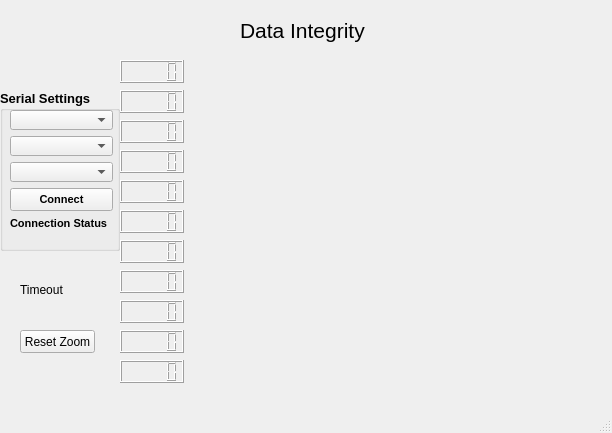
<?xml version="1.0" encoding="UTF-8"?>
<ui version="4.0">
 <class>MainWindow</class>
 <widget class="QMainWindow" name="MainWindow">
  <property name="geometry">
   <rect>
    <x>0</x>
    <y>0</y>
    <width>612</width>
    <height>433</height>
   </rect>
  </property>
  <property name="windowTitle">
   <string>MainWindow</string>
  </property>
  <widget class="QWidget" name="centralwidget">
   <widget class="QLabel" name="label">
    <property name="geometry">
     <rect>
      <x>240</x>
      <y>10</y>
      <width>131</width>
      <height>41</height>
     </rect>
    </property>
    <property name="font">
     <font>
      <pointsize>16</pointsize>
     </font>
    </property>
    <property name="text">
     <string>Data Integrity</string>
    </property>
   </widget>
   <widget class="QGroupBox" name="groupBox">
    <property name="geometry">
     <rect>
      <x>0</x>
      <y>90</y>
      <width>120</width>
      <height>161</height>
     </rect>
    </property>
    <property name="font">
     <font>
      <pointsize>10</pointsize>
      <weight>75</weight>
      <bold>true</bold>
     </font>
    </property>
    <property name="title">
     <string>Serial Settings</string>
    </property>
    <widget class="QLabel" name="labelStatus">
     <property name="geometry">
      <rect>
       <x>10</x>
       <y>127</y>
       <width>103</width>
       <height>13</height>
      </rect>
     </property>
     <property name="font">
      <font>
       <pointsize>8</pointsize>
       <weight>75</weight>
       <bold>true</bold>
      </font>
     </property>
     <property name="text">
      <string>Connection Status</string>
     </property>
    </widget>
    <widget class="QPushButton" name="btnConnect">
     <property name="geometry">
      <rect>
       <x>10</x>
       <y>98</y>
       <width>103</width>
       <height>23</height>
      </rect>
     </property>
     <property name="font">
      <font>
       <pointsize>8</pointsize>
       <weight>75</weight>
       <bold>true</bold>
      </font>
     </property>
     <property name="text">
      <string>Connect</string>
     </property>
    </widget>
    <widget class="QComboBox" name="comboParity">
     <property name="geometry">
      <rect>
       <x>10</x>
       <y>72</y>
       <width>103</width>
       <height>20</height>
      </rect>
     </property>
    </widget>
    <widget class="QComboBox" name="comboBaud">
     <property name="geometry">
      <rect>
       <x>10</x>
       <y>46</y>
       <width>103</width>
       <height>20</height>
      </rect>
     </property>
    </widget>
    <widget class="QComboBox" name="comboPort">
     <property name="geometry">
      <rect>
       <x>10</x>
       <y>20</y>
       <width>103</width>
       <height>20</height>
      </rect>
     </property>
    </widget>
   </widget>
   <widget class="QLCDNumber" name="lcdData0">
    <property name="geometry">
     <rect>
      <x>120</x>
      <y>60</y>
      <width>64</width>
      <height>23</height>
     </rect>
    </property>
   </widget>
   <widget class="QLCDNumber" name="lcdData1">
    <property name="geometry">
     <rect>
      <x>120</x>
      <y>90</y>
      <width>64</width>
      <height>23</height>
     </rect>
    </property>
   </widget>
   <widget class="QLCDNumber" name="lcdData2">
    <property name="geometry">
     <rect>
      <x>120</x>
      <y>120</y>
      <width>64</width>
      <height>23</height>
     </rect>
    </property>
   </widget>
   <widget class="QLCDNumber" name="lcdData3">
    <property name="geometry">
     <rect>
      <x>120</x>
      <y>150</y>
      <width>64</width>
      <height>23</height>
     </rect>
    </property>
   </widget>
   <widget class="QLCDNumber" name="lcdData4">
    <property name="geometry">
     <rect>
      <x>120</x>
      <y>180</y>
      <width>64</width>
      <height>23</height>
     </rect>
    </property>
   </widget>
   <widget class="QLCDNumber" name="lcdData5">
    <property name="geometry">
     <rect>
      <x>120</x>
      <y>210</y>
      <width>64</width>
      <height>23</height>
     </rect>
    </property>
   </widget>
   <widget class="QLCDNumber" name="lcdData6">
    <property name="geometry">
     <rect>
      <x>120</x>
      <y>240</y>
      <width>64</width>
      <height>23</height>
     </rect>
    </property>
   </widget>
   <widget class="QLCDNumber" name="lcdData7">
    <property name="geometry">
     <rect>
      <x>120</x>
      <y>270</y>
      <width>64</width>
      <height>23</height>
     </rect>
    </property>
   </widget>
   <widget class="QLCDNumber" name="lcdData8">
    <property name="geometry">
     <rect>
      <x>120</x>
      <y>300</y>
      <width>64</width>
      <height>23</height>
     </rect>
    </property>
   </widget>
   <widget class="QLCDNumber" name="lcdData9">
    <property name="geometry">
     <rect>
      <x>120</x>
      <y>330</y>
      <width>64</width>
      <height>23</height>
     </rect>
    </property>
   </widget>
   <widget class="QLCDNumber" name="lcdData10">
    <property name="geometry">
     <rect>
      <x>120</x>
      <y>360</y>
      <width>64</width>
      <height>23</height>
     </rect>
    </property>
   </widget>
   <widget class="QChartView" name="chartView" native="true">
    <property name="geometry">
     <rect>
      <x>190</x>
      <y>60</y>
      <width>421</width>
      <height>311</height>
     </rect>
    </property>
   </widget>
   <widget class="QLabel" name="labelTimeout">
    <property name="geometry">
     <rect>
      <x>20</x>
      <y>280</y>
      <width>71</width>
      <height>20</height>
     </rect>
    </property>
    <property name="text">
     <string>Timeout</string>
    </property>
   </widget>
   <widget class="QPushButton" name="btnResetZoom">
    <property name="geometry">
     <rect>
      <x>20</x>
      <y>330</y>
      <width>75</width>
      <height>23</height>
     </rect>
    </property>
    <property name="text">
     <string>Reset Zoom</string>
    </property>
   </widget>
  </widget>
  <widget class="QMenuBar" name="menubar">
   <property name="geometry">
    <rect>
     <x>0</x>
     <y>0</y>
     <width>612</width>
     <height>21</height>
    </rect>
   </property>
  </widget>
  <widget class="QStatusBar" name="statusbar"/>
 </widget>
 <customwidgets>
  <customwidget>
   <class>QChartView</class>
   <extends>QWidget</extends>
   <header location="global">QtCharts/QChartView.h</header>
   <container>1</container>
  </customwidget>
 </customwidgets>
 <resources/>
 <connections/>
</ui>
